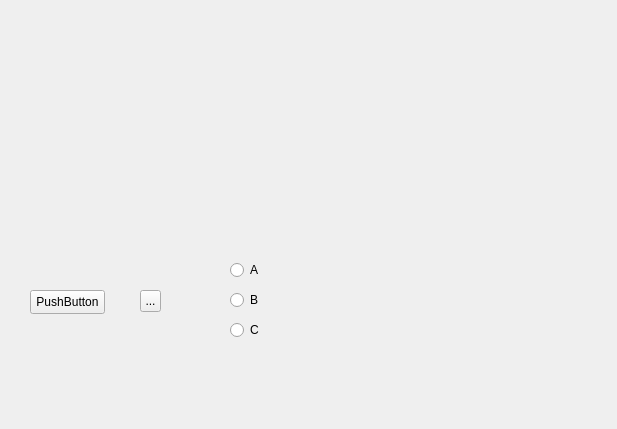
<?xml version="1.0" encoding="UTF-8"?>
<ui version="4.0">
 <class>Form</class>
 <widget class="QWidget" name="Form">
  <property name="geometry">
   <rect>
    <x>0</x>
    <y>0</y>
    <width>617</width>
    <height>429</height>
   </rect>
  </property>
  <property name="windowTitle">
   <string>Form</string>
  </property>
  <widget class="QPushButton" name="pushButton">
   <property name="geometry">
    <rect>
     <x>30</x>
     <y>290</y>
     <width>75</width>
     <height>24</height>
    </rect>
   </property>
   <property name="text">
    <string>PushButton</string>
   </property>
  </widget>
  <widget class="QToolButton" name="toolButton">
   <property name="geometry">
    <rect>
     <x>140</x>
     <y>290</y>
     <width>21</width>
     <height>22</height>
    </rect>
   </property>
   <property name="text">
    <string>...</string>
   </property>
  </widget>
  <widget class="QRadioButton" name="radioButton">
   <property name="geometry">
    <rect>
     <x>230</x>
     <y>290</y>
     <width>89</width>
     <height>20</height>
    </rect>
   </property>
   <property name="text">
    <string>B</string>
   </property>
  </widget>
  <widget class="QRadioButton" name="radioButton_2">
   <property name="geometry">
    <rect>
     <x>230</x>
     <y>320</y>
     <width>89</width>
     <height>20</height>
    </rect>
   </property>
   <property name="text">
    <string>C</string>
   </property>
  </widget>
  <widget class="QRadioButton" name="radioButton_3">
   <property name="geometry">
    <rect>
     <x>230</x>
     <y>260</y>
     <width>89</width>
     <height>20</height>
    </rect>
   </property>
   <property name="text">
    <string>A</string>
   </property>
  </widget>
 </widget>
 <resources/>
 <connections/>
</ui>
